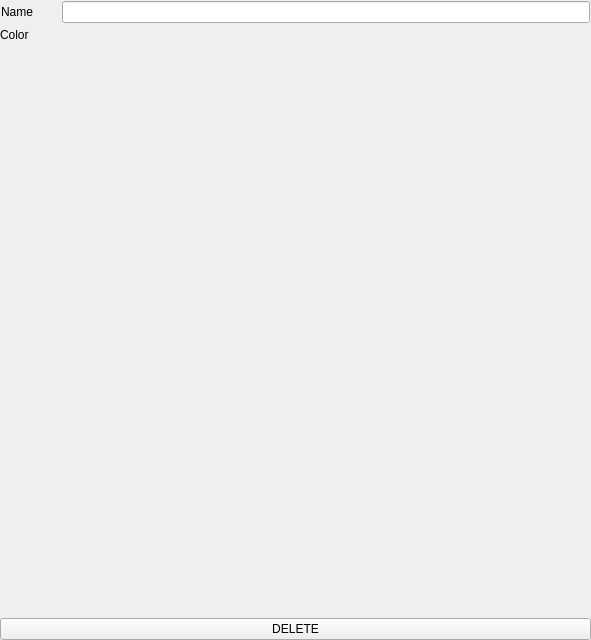
<?xml version="1.0" encoding="UTF-8"?>
<ui version="4.0">
 <class>Form</class>
 <widget class="QWidget" name="Form">
  <property name="geometry">
   <rect>
    <x>0</x>
    <y>0</y>
    <width>591</width>
    <height>640</height>
   </rect>
  </property>
  <property name="windowTitle">
   <string>Form</string>
  </property>
  <layout class="QVBoxLayout" name="verticalLayout" stretch="0">
   <property name="spacing">
    <number>0</number>
   </property>
   <property name="leftMargin">
    <number>0</number>
   </property>
   <property name="topMargin">
    <number>0</number>
   </property>
   <property name="rightMargin">
    <number>0</number>
   </property>
   <property name="bottomMargin">
    <number>0</number>
   </property>
   <item>
    <layout class="QVBoxLayout" name="mainLayout" stretch="0,0,0,0">
     <property name="spacing">
      <number>0</number>
     </property>
     <item>
      <layout class="QHBoxLayout" name="horizontalLayout_2" stretch="0,1">
       <property name="spacing">
        <number>1</number>
       </property>
       <property name="leftMargin">
        <number>1</number>
       </property>
       <property name="topMargin">
        <number>1</number>
       </property>
       <property name="rightMargin">
        <number>1</number>
       </property>
       <property name="bottomMargin">
        <number>1</number>
       </property>
       <item>
        <widget class="QLabel" name="nameLabel">
         <property name="minimumSize">
          <size>
           <width>60</width>
           <height>0</height>
          </size>
         </property>
         <property name="text">
          <string>Name</string>
         </property>
        </widget>
       </item>
       <item>
        <widget class="QLineEdit" name="nameLineEdit"/>
       </item>
      </layout>
     </item>
     <item>
      <layout class="QHBoxLayout" name="horizontalLayout" stretch="0,1">
       <item>
        <widget class="QLabel" name="label">
         <property name="minimumSize">
          <size>
           <width>60</width>
           <height>0</height>
          </size>
         </property>
         <property name="text">
          <string>Color</string>
         </property>
        </widget>
       </item>
       <item>
        <widget class="QPushButton" name="colorButton">
         <property name="text">
          <string/>
         </property>
         <property name="flat">
          <bool>true</bool>
         </property>
        </widget>
       </item>
      </layout>
     </item>
     <item>
      <spacer name="verticalSpacer">
       <property name="orientation">
        <enum>Qt::Vertical</enum>
       </property>
       <property name="sizeHint" stdset="0">
        <size>
         <width>20</width>
         <height>40</height>
        </size>
       </property>
      </spacer>
     </item>
     <item>
      <widget class="QPushButton" name="deleteButton">
       <property name="maximumSize">
        <size>
         <width>16777215</width>
         <height>24</height>
        </size>
       </property>
       <property name="text">
        <string>DELETE</string>
       </property>
      </widget>
     </item>
    </layout>
   </item>
  </layout>
 </widget>
 <resources/>
 <connections/>
</ui>
